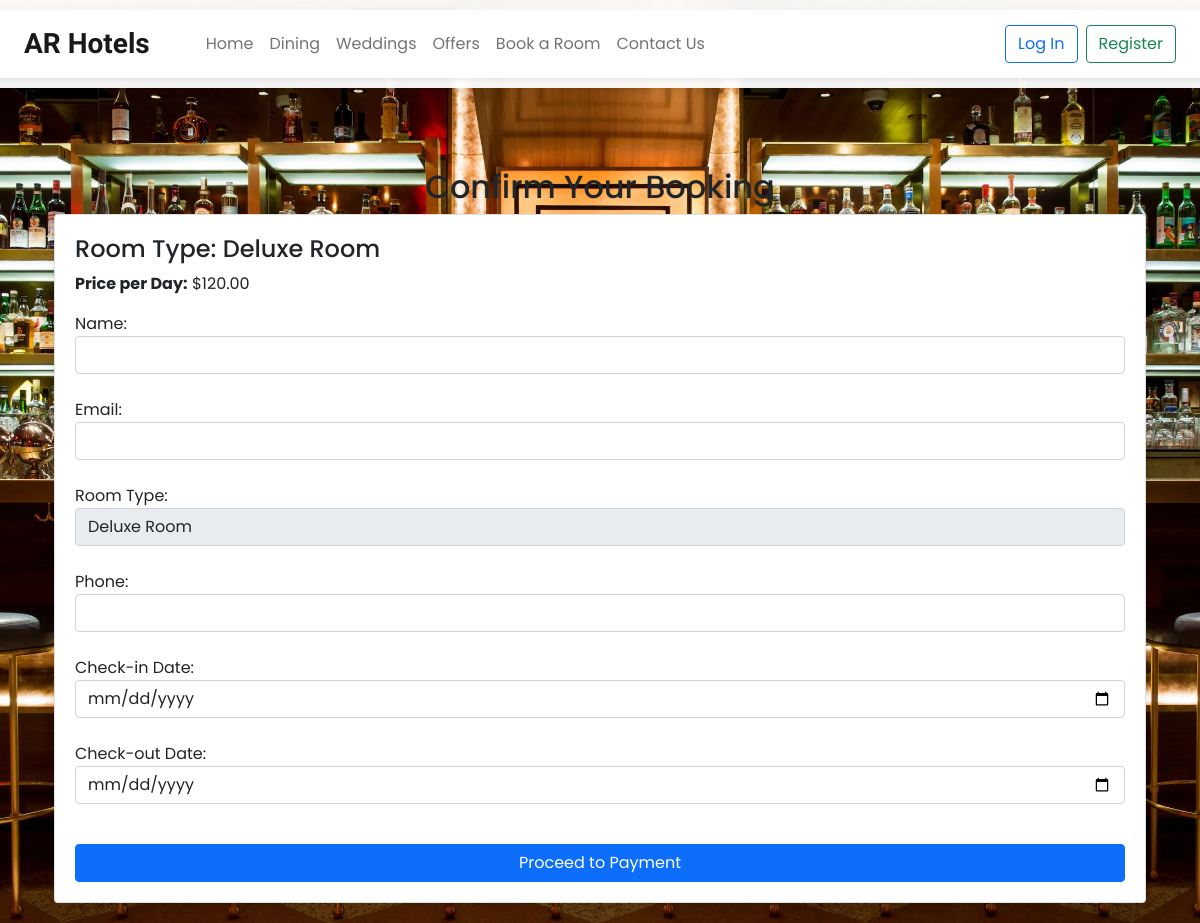
/Booking.php?id=1, run on the app's committed database.
### tables this page shows
CREATE TABLE `rooms` (
  `id` int(11) NOT NULL,
  `type` varchar(100) DEFAULT NULL,
  `price` decimal(10,2) DEFAULT NULL,
  `discount_price` decimal(10,2) DEFAULT NULL,
  `image` varchar(255) DEFAULT NULL,
  `description` text DEFAULT NULL,
  `size` varchar(50) DEFAULT NULL,
  `capacity` varchar(50) DEFAULT NULL,
  `amenities` text DEFAULT NULL,
  `view` varchar(100) DEFAULT NULL,
  `is_discounted` tinyint(1) DEFAULT 0
);

### Booking.php (the view, shortened to what this page needs)
<?php
include_once 'db_connect.php';
if (isset($_GET['id'])) {
    $uid = $_GET['id'];
    $select = "SELECT * FROM `rooms` WHERE `id`=$uid";
    $result = $conn->query($select);
    $room = mysqli_fetch_assoc($result);
}
?>
<!DOCTYPE html>
<html lang="en">
<head>
    <link href="https://cdn.jsdelivr.net/npm/bootstrap@5.3.0/dist/css/bootstrap.min.css" rel="stylesheet">
</head>
<body>
    <?php include 'header.php'; ?>
    <div class="container mt-5">
        <h2 class="text-center">Confirm Your Booking</h2>
        <div class="card">
            <?php if (!empty($room)) { ?>
                <h4>Room Type: <?= $room['type'] ?></h4>
                <p><strong>Price per Day:</strong> $<?= ($room['discount_price']) ? $room['discount_price'] : $room['price']; ?></p>
                <form id="bookingForm" method="POST">
                    <label>Name:</label>
                    <input type="text" name="name" id="name" class="form-control">
                    <span class="error" id="nameError"></span><br>
                    <label>Email:</label>
                    <input type="email" name="email" id="email" class="form-control">
                    <span class="error" id="emailError"></span><br>
                    <label>Room Type:</label>
                    <input type="text" name="room_type" value="<?= htmlspecialchars($room['type']) ?>" readonly class="form-control"><br>
                    <label>Phone:</label>
                    <input type="text" name="phone" id="phone" class="form-control">
                    <span class="error" id="phoneError"></span><br>
                    <label>Check-in Date:</label>
                    <input type="date" name="check_in" id="check_in" class="form-control" min="<?= date('Y-m-d'); ?>">
                    <span class="error" id="checkInError"></span><br>
                    <label>Check-out Date:</label>
                    <input type="date" name="check_out" id="check_out" class="form-control" min="<?= date('Y-m-d', strtotime('+1 day')); ?>">
                    <span class="error" id="checkOutError"></span><br>
                    <button type="submit" class="btn btn-primary mt-3 w-100">Proceed to Payment</button>
                </form>
            <?php } else { ?>
                <p>Room not found.</p>
            <?php } ?>
        </div>
    </div>
</body>
</html>

### Booking.php (style rules this page uses)
body { font-family: Arial, sans-serif; background-image: url('11.jpg'); background-size: cover; background-position: center; background-repeat: no-repeat; background-attachment: fixed; }
.container { max-width: 600px; margin: auto; padding: 20px; }
.card { padding: 20px; border-radius: 10px; box-shadow: 0px 4px 10px rgba(0, 0, 0, 0.1); }

### Header.php (style rules this page uses)
* { font-family: 'Poppins', sans-serif; }
body { padding-top: 100px; }

### data on the page
rooms: type "Deluxe Room", price "120.00", room_type "Deluxe Room"
